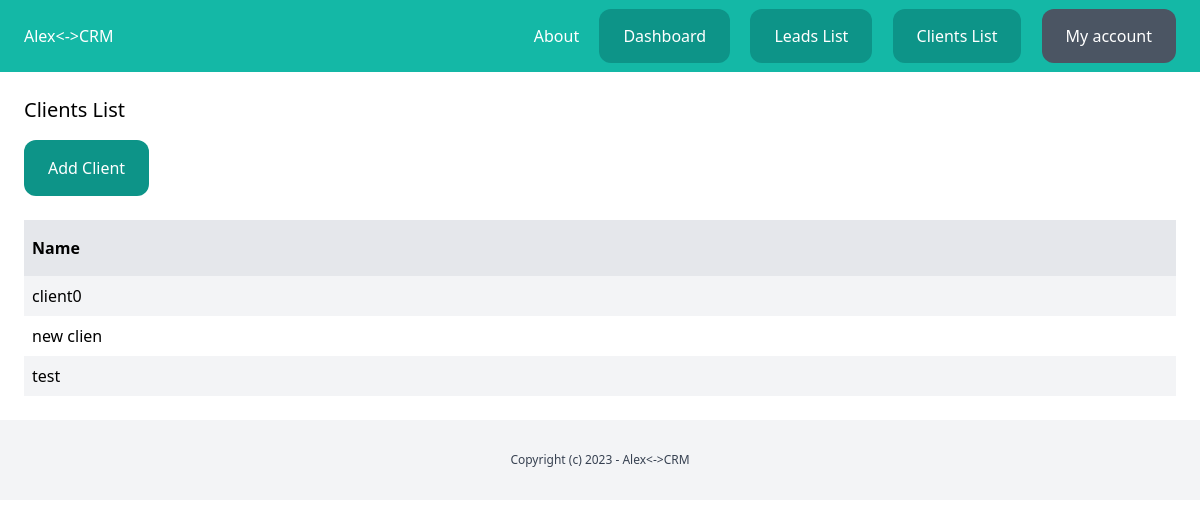
The app's page /dashboard/clients/ (signed in), older data.
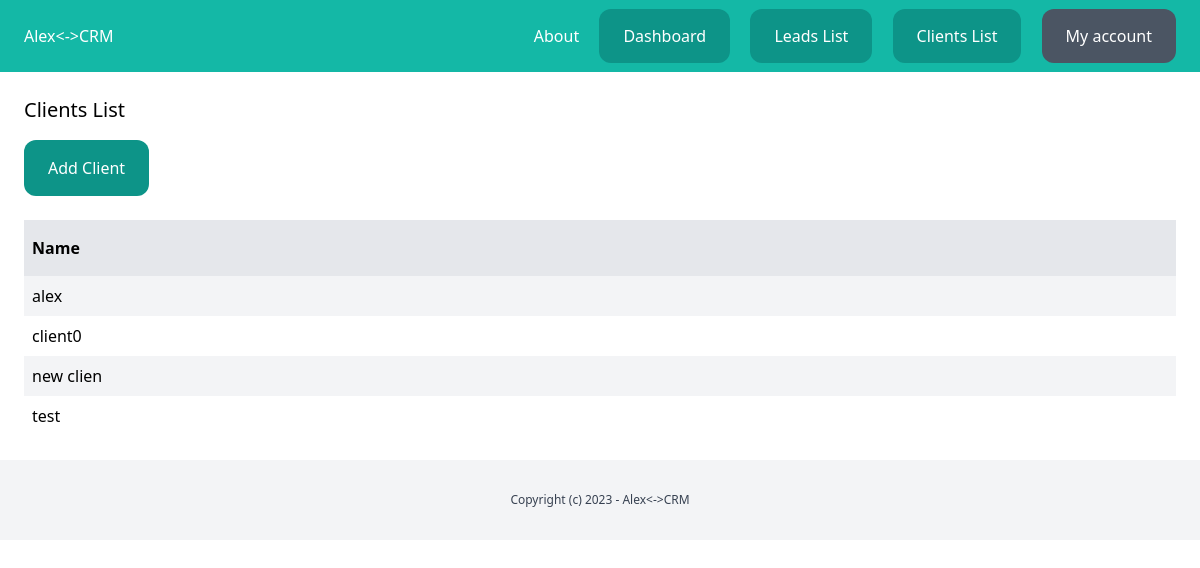
The same page, newer data.
### clients/models.py (models this page shows, shortened)
class Client(models.Model):
    team= models.ForeignKey(Team, related_name='clients', on_delete=models.CASCADE)
    name = models.CharField(max_length=250)
    email = models.EmailField()
    description = models.TextField(blank=True, null=True)
    create_by = models.ForeignKey(User, related_name='clients', on_delete=models.CASCADE)
    create_at = models.DateTimeField(auto_now_add=True)
    modified_at = models.DateTimeField(auto_now=True) #automatically updated
    class Meta:
        ordering = ('name',)

### clients/views.py (the view)
# urls.py: """for example => path('', views.clients_list, name='clients_list'):
@login_required
def clients_list(request):
    clients = Client.objects.filter(create_by=request.user)
    return render(request, 'clients/clients_list.html', {
        'clients': clients
    })

### clients/templates/clients/clients_list.html (shortened to what this page needs)
{% extends 'core/base.html' %}
{% block content %}
    <div class="py-6 px-6">
        <h1 class="mb-4 text-xl">Clients List</h1>
        <a href="{% url 'clients_add' %}" class="inline-block py-4 px-6 bg-teal-600 rounded-xl text-white">Add Client</a>
        {% if clients %}
            <div class="mt-6 flex justify-between">
                <p class="py-4 px-2 bg-gray-200 font-semibold w-full">Name</p>
            </div>
            {% for client in clients %}
                <div class="flex justify-between">
                    <p class="py-2 px-2 w-full {% cycle 'bg-gray-100' '' %}">
                        <a href="{% url 'clients_detail' client.id %}">{{ client.name }}</a>
                    </p>
                </div>
            {% endfor %}
        {% else %}
            <p class="mt-6 px-2">There are not clients in DataBase yet </p>
        {% endif %}
    </div>
{% endblock %}

Row changes from the older to the newer data that the page shows:
added Client: name "alex"
